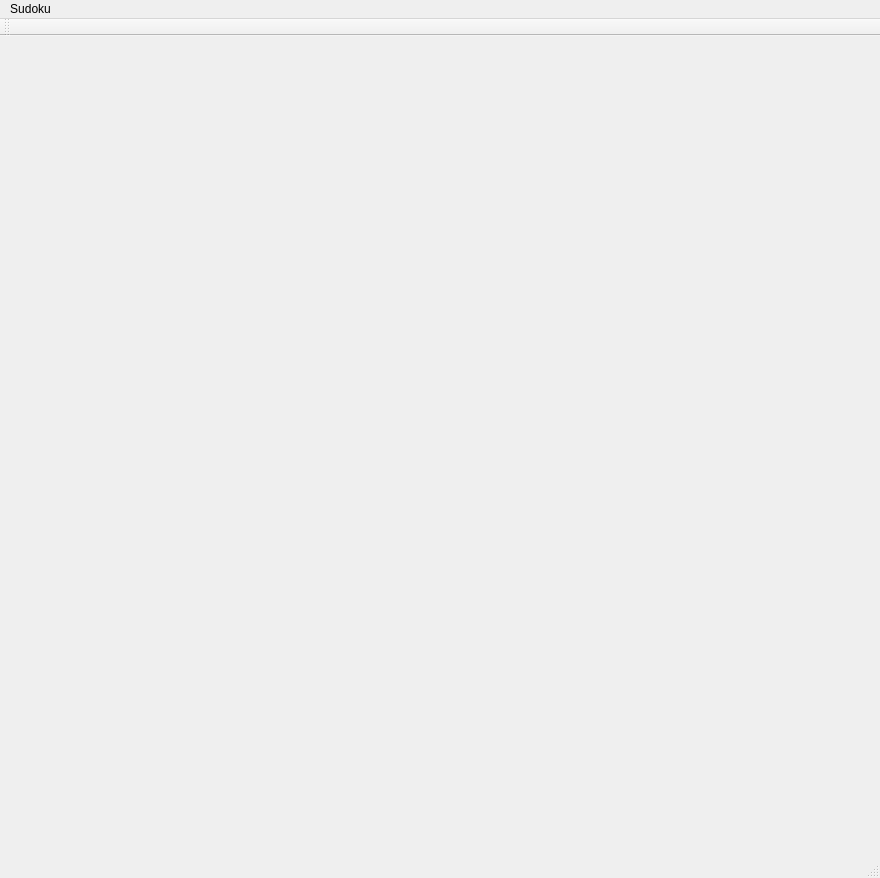
<?xml version="1.0" encoding="UTF-8"?>
<ui version="4.0">
 <class>QtSudokuUIClass</class>
 <widget class="QMainWindow" name="QtSudokuUIClass">
  <property name="geometry">
   <rect>
    <x>0</x>
    <y>0</y>
    <width>880</width>
    <height>878</height>
   </rect>
  </property>
  <property name="windowTitle">
   <string>QtSudokuUI</string>
  </property>
  <widget class="QWidget" name="centralWidget"/>
  <widget class="QToolBar" name="mainToolBar">
   <attribute name="toolBarArea">
    <enum>TopToolBarArea</enum>
   </attribute>
   <attribute name="toolBarBreak">
    <bool>false</bool>
   </attribute>
  </widget>
  <widget class="QStatusBar" name="statusBar"/>
  <widget class="QMenuBar" name="menuBar">
   <property name="geometry">
    <rect>
     <x>0</x>
     <y>0</y>
     <width>880</width>
     <height>26</height>
    </rect>
   </property>
   <widget class="QMenu" name="menuSudoku">
    <property name="title">
     <string>Sudoku</string>
    </property>
    <addaction name="actionNewGame"/>
    <addaction name="actionRestartGame"/>
    <addaction name="actionClose"/>
   </widget>
   <addaction name="menuSudoku"/>
  </widget>
  <action name="actionNewGame">
   <property name="checkable">
    <bool>true</bool>
   </property>
   <property name="icon">
    <iconset>
     <normaloff>icons/new.png</normaloff>icons/new.png</iconset>
   </property>
   <property name="text">
    <string>New Game</string>
   </property>
  </action>
  <action name="actionRestartGame">
   <property name="checkable">
    <bool>true</bool>
   </property>
   <property name="icon">
    <iconset>
     <normaloff>icons/restart.png</normaloff>icons/restart.png</iconset>
   </property>
   <property name="text">
    <string>Save Game</string>
   </property>
  </action>
  <action name="actionClose">
   <property name="checkable">
    <bool>true</bool>
   </property>
   <property name="icon">
    <iconset>
     <normaloff>icons/close.jpg</normaloff>icons/close.jpg</iconset>
   </property>
   <property name="text">
    <string>Close</string>
   </property>
  </action>
  <action name="actiona">
   <property name="text">
    <string>a</string>
   </property>
  </action>
 </widget>
 <layoutdefault spacing="6" margin="11"/>
 <resources>
  <include location="QtSudokuUI.qrc"/>
 </resources>
 <connections>
  <connection>
   <sender>menuBar</sender>
   <signal>triggered(QAction*)</signal>
   <receiver>QtSudokuUIClass</receiver>
   <slot>on_menuSudoku_clicked()</slot>
   <hints>
    <hint type="sourcelabel">
     <x>26</x>
     <y>22</y>
    </hint>
    <hint type="destinationlabel">
     <x>82</x>
     <y>187</y>
    </hint>
   </hints>
  </connection>
 </connections>
 <slots>
  <slot>on_menuSudoku_clicked()</slot>
 </slots>
</ui>
